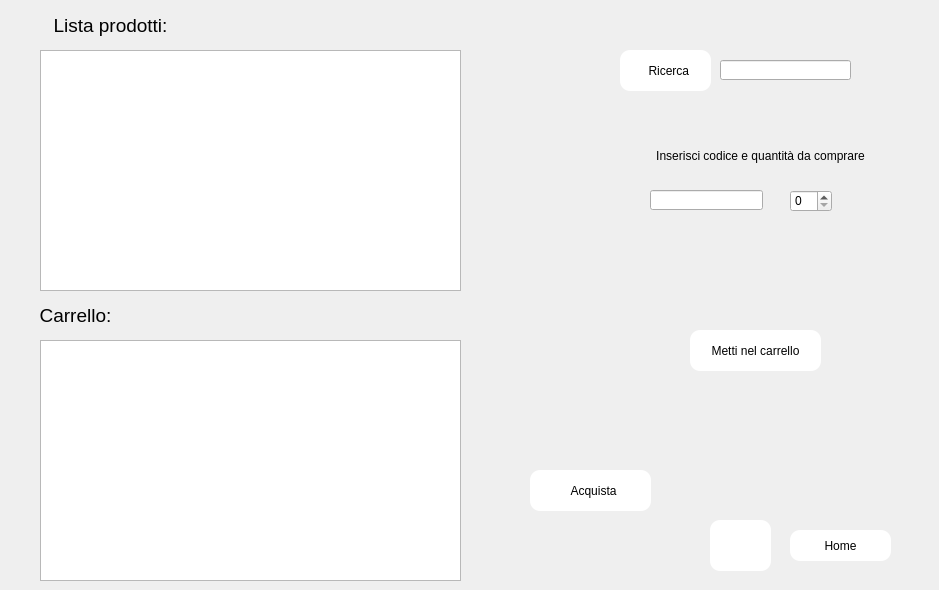
<?xml version="1.0" encoding="UTF-8"?>
<ui version="4.0">
 <class>angelini</class>
 <widget class="QWidget" name="angelini">
  <property name="geometry">
   <rect>
    <x>0</x>
    <y>0</y>
    <width>939</width>
    <height>590</height>
   </rect>
  </property>
  <property name="cursor">
   <cursorShape>ArrowCursor</cursorShape>
  </property>
  <property name="windowTitle">
   <string>Form</string>
  </property>
  <widget class="QPushButton" name="ricercafornitorebtn">
   <property name="geometry">
    <rect>
     <x>620</x>
     <y>50</y>
     <width>91</width>
     <height>41</height>
    </rect>
   </property>
   <property name="cursor">
    <cursorShape>PointingHandCursor</cursorShape>
   </property>
   <property name="styleSheet">
    <string notr="true">border-radius: 10px;
background-color: qlineargradient(spread:pad, x1:0, y1:0, x2:1, y2:0, stop:0 rgba(255, 255, 255, 255), stop:1 rgba(255, 255, 255, 255));</string>
   </property>
   <property name="text">
    <string>  Ricerca</string>
   </property>
   <property name="icon">
    <iconset resource="../resource.qrc">
     <normaloff>:/no/loghi-icone/iconalente.PNG</normaloff>:/no/loghi-icone/iconalente.PNG</iconset>
   </property>
  </widget>
  <widget class="QLineEdit" name="lineEdit">
   <property name="geometry">
    <rect>
     <x>720</x>
     <y>60</y>
     <width>131</width>
     <height>20</height>
    </rect>
   </property>
  </widget>
  <widget class="QSpinBox" name="quantitaprodsb">
   <property name="geometry">
    <rect>
     <x>790</x>
     <y>190</y>
     <width>42</width>
     <height>22</height>
    </rect>
   </property>
  </widget>
  <widget class="QLineEdit" name="lineEdit_2">
   <property name="geometry">
    <rect>
     <x>650</x>
     <y>190</y>
     <width>113</width>
     <height>20</height>
    </rect>
   </property>
  </widget>
  <widget class="QLabel" name="label">
   <property name="geometry">
    <rect>
     <x>620</x>
     <y>140</y>
     <width>281</width>
     <height>31</height>
    </rect>
   </property>
   <property name="font">
    <font>
     <pointsize>9</pointsize>
    </font>
   </property>
   <property name="text">
    <string>Inserisci codice e quantità da comprare</string>
   </property>
   <property name="alignment">
    <set>Qt::AlignCenter</set>
   </property>
  </widget>
  <widget class="QPushButton" name="carrellobtn">
   <property name="geometry">
    <rect>
     <x>690</x>
     <y>330</y>
     <width>131</width>
     <height>41</height>
    </rect>
   </property>
   <property name="cursor">
    <cursorShape>PointingHandCursor</cursorShape>
   </property>
   <property name="styleSheet">
    <string notr="true">border-radius: 10px;
background-color: qlineargradient(spread:pad, x1:0, y1:0, x2:1, y2:0, stop:0 rgba(255, 255, 255, 255), stop:1 rgba(255, 255, 255, 255));
</string>
   </property>
   <property name="text">
    <string>Metti nel carrello</string>
   </property>
   <property name="icon">
    <iconset resource="../resource.qrc">
     <normaloff>:/no/loghi-icone/iconacarrello.PNG</normaloff>:/no/loghi-icone/iconacarrello.PNG</iconset>
   </property>
   <property name="iconSize">
    <size>
     <width>30</width>
     <height>30</height>
    </size>
   </property>
  </widget>
  <widget class="QPushButton" name="acquistabtn">
   <property name="geometry">
    <rect>
     <x>530</x>
     <y>470</y>
     <width>121</width>
     <height>41</height>
    </rect>
   </property>
   <property name="cursor">
    <cursorShape>PointingHandCursor</cursorShape>
   </property>
   <property name="styleSheet">
    <string notr="true">border-radius: 10px;
background-color: qlineargradient(spread:pad, x1:0, y1:0, x2:1, y2:0, stop:0 rgba(255, 255, 255, 255), stop:1 rgba(255, 255, 255, 255));
</string>
   </property>
   <property name="text">
    <string>  Acquista</string>
   </property>
   <property name="icon">
    <iconset resource="../resource.qrc">
     <normaloff>:/no/loghi-icone/iconadollaro.PNG</normaloff>:/no/loghi-icone/iconadollaro.PNG</iconset>
   </property>
   <property name="iconSize">
    <size>
     <width>30</width>
     <height>30</height>
    </size>
   </property>
  </widget>
  <widget class="QFrame" name="frame">
   <property name="geometry">
    <rect>
     <x>-10</x>
     <y>-10</y>
     <width>971</width>
     <height>631</height>
    </rect>
   </property>
   <property name="styleSheet">
    <string notr="true">background-image: url(:/no/loghi-icone/sfondoangelini.PNG);</string>
   </property>
   <property name="frameShape">
    <enum>QFrame::StyledPanel</enum>
   </property>
   <property name="frameShadow">
    <enum>QFrame::Raised</enum>
   </property>
   <widget class="QLabel" name="label_3">
    <property name="geometry">
     <rect>
      <x>40</x>
      <y>310</y>
      <width>91</width>
      <height>31</height>
     </rect>
    </property>
    <property name="font">
     <font>
      <pointsize>14</pointsize>
     </font>
    </property>
    <property name="text">
     <string>Carrello:</string>
    </property>
    <property name="alignment">
     <set>Qt::AlignCenter</set>
    </property>
   </widget>
   <widget class="QLabel" name="label_4">
    <property name="geometry">
     <rect>
      <x>30</x>
      <y>20</y>
      <width>181</width>
      <height>31</height>
     </rect>
    </property>
    <property name="font">
     <font>
      <pointsize>14</pointsize>
     </font>
    </property>
    <property name="text">
     <string>Lista prodotti:</string>
    </property>
    <property name="alignment">
     <set>Qt::AlignCenter</set>
    </property>
   </widget>
  </widget>
  <widget class="QPushButton" name="homebtn">
   <property name="geometry">
    <rect>
     <x>790</x>
     <y>530</y>
     <width>101</width>
     <height>31</height>
    </rect>
   </property>
   <property name="cursor">
    <cursorShape>PointingHandCursor</cursorShape>
   </property>
   <property name="styleSheet">
    <string notr="true">border-radius: 10px;
background-color: qlineargradient(spread:pad, x1:0, y1:0, x2:1, y2:0, stop:0 rgba(255, 255, 255, 255), stop:1 rgba(255, 255, 255, 255));</string>
   </property>
   <property name="text">
    <string>Home</string>
   </property>
   <property name="icon">
    <iconset resource="../resource.qrc">
     <normaloff>:/no/loghi-icone/iconahome.PNG</normaloff>:/no/loghi-icone/iconahome.PNG</iconset>
   </property>
   <property name="iconSize">
    <size>
     <width>40</width>
     <height>40</height>
    </size>
   </property>
  </widget>
  <widget class="QPushButton" name="pushButton">
   <property name="geometry">
    <rect>
     <x>710</x>
     <y>520</y>
     <width>61</width>
     <height>51</height>
    </rect>
   </property>
   <property name="cursor">
    <cursorShape>PointingHandCursor</cursorShape>
   </property>
   <property name="styleSheet">
    <string notr="true">border-radius: 10px;
background-color: qlineargradient(spread:pad, x1:0, y1:0, x2:1, y2:0, stop:0 rgba(255, 255, 255, 255), stop:1 rgba(255, 255, 255, 255));</string>
   </property>
   <property name="text">
    <string/>
   </property>
   <property name="icon">
    <iconset resource="../resource.qrc">
     <normaloff>:/no/loghi-icone/iconaindietro.PNG</normaloff>:/no/loghi-icone/iconaindietro.PNG</iconset>
   </property>
   <property name="iconSize">
    <size>
     <width>40</width>
     <height>40</height>
    </size>
   </property>
  </widget>
  <widget class="QTableWidget" name="tableWidgetlist">
   <property name="geometry">
    <rect>
     <x>40</x>
     <y>50</y>
     <width>421</width>
     <height>241</height>
    </rect>
   </property>
  </widget>
  <widget class="QTableWidget" name="tableWidgetcarrello">
   <property name="geometry">
    <rect>
     <x>40</x>
     <y>340</y>
     <width>421</width>
     <height>241</height>
    </rect>
   </property>
  </widget>
  <zorder>frame</zorder>
  <zorder>ricercafornitorebtn</zorder>
  <zorder>lineEdit</zorder>
  <zorder>quantitaprodsb</zorder>
  <zorder>lineEdit_2</zorder>
  <zorder>label</zorder>
  <zorder>carrellobtn</zorder>
  <zorder>acquistabtn</zorder>
  <zorder>homebtn</zorder>
  <zorder>pushButton</zorder>
  <zorder>tableWidgetlist</zorder>
  <zorder>tableWidgetcarrello</zorder>
 </widget>
 <resources>
  <include location="../resource.qrc"/>
 </resources>
 <connections/>
</ui>
